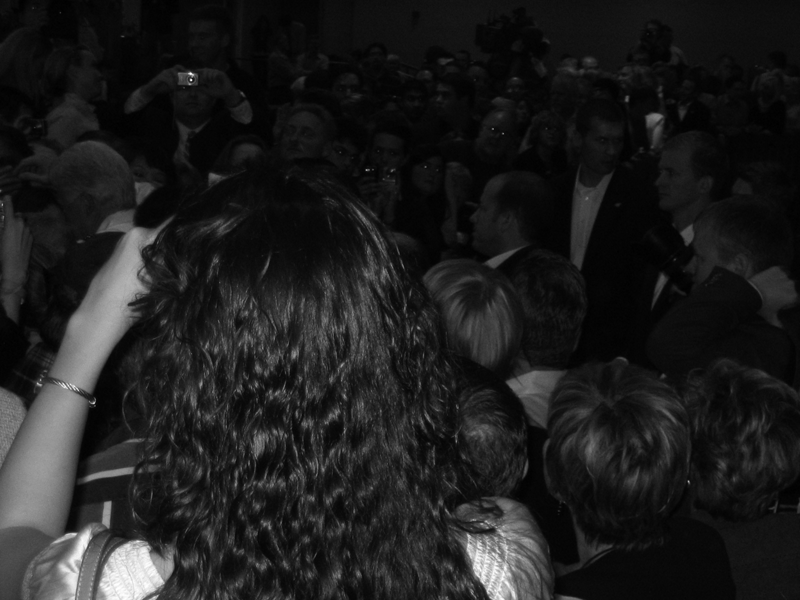
#> input picture modules/aclahe/python/crowd.png, 800 x 600 px
$ python main.py
#> lines starting #> are read from the running program, lines starting #| are printed output that depends on the picture
### modules/aclahe/python/ACLAHE.py

import numpy as np
import cv2
import matplotlib.pyplot as plt
from scipy.optimize import curve_fit, minimize_scalar
from scipy.interpolate import splev, splrep
from functions import Entropia, CLAHE, graficar, NombreGrafica, DerivadaY, DerivadaX, Curvatura

def ParametrosACLAHE(imagen):

# Preprocesamiento de la imágen

# Se lee la imagen en escala de grises
	#img=cv2.imread('crowd.png',0)
	imgfilt = cv2.GaussianBlur(imagen,(3,3),0)


# Creare vector que contenga el block size y clip limit

	filas,columnas=imgfilt.shape
	bl=[2,4,8,16,32]
	cl=np.arange(0,25,0.5)


# Se realizará un ciclo para recorrer la imágen para los diversos Block Sizes y CLip Limit. Los mismos son almacenados en la siguiente matriz

# donde la primera columna indica el tamaño del BS y seguido en la misma fila los valores del CL utilizados. Una fila despues se almacena de

# igual manera los valores de entropía.

	resultados=np.zeros((10,51),np.float32)


# Ciclo para pasar cada uno de los bloques através de las funciones

	n=0 #Para saber donde poner el valor de los block size
	v=1 #Contar las posiciones en el eje y
	for k in bl:
		m=1 #Contar las posiciones en el eje x
		for i in cl:
	        	resultados[n,m] = i
		imgx = CLAHE(imgfilt,k,i)
		x = Entropia(imgx)
		resultados[v,m] = x
		m = m+1
		n = n+2
		v = v+2

# Se procede a graficar Entropia vs CL para los 5 Block Size


	# Block Size 2x2
	x2,y2=graficar(resultados[0],resultados[1],'r')
	#Block Size 4x4
	x4,y4=graficar(resultados[2],resultados[3],'g')
	# Block Size 8x8
	x8,y8=graficar(resultados[4],resultados[5],'c-')
	#Block Size 16x16
	x16,y16=graficar(resultados[6],resultados[7],'m--')
	#Block Size 32x32
	x32,y32=graficar(resultados[8],resultados[9],'k-')
	#Nombre Grafica
	NombreGrafica('Clip Limit','Entropy','Entropy vs Clip Limit')


#  Calculo del Clip Limit

	#maxima curvatura  para BS-2x2
	x22,x222,y220,y221,y222=DerivadaY(y2)
	y223,y224,y225=DerivadaX(x2,x22,x222)
	cl2=Curvatura(y220,y221,y222,y223,y224,y225)
	#maxima curvatura  para BS-4x4
	x22,x222,y220,y221,y222=DerivadaY(y4)
	y223,y224,y225=DerivadaX(x4,x22,x222)
	cl4=Curvatura(y220,y221,y222,y223,y224,y225)
	#maxima curvatura  para BS-8x8
	x22,x222,y220,y221,y222=DerivadaY(y8)
	y223,y224,y225=DerivadaX(x8,x22,x222)
	cl8=Curvatura(y220,y221,y222,y223,y224,y225)
	#maxima curvatura  para BS-16x16
	x22,x222,y220,y221,y222=DerivadaY(y16)
	y223,y224,y225=DerivadaX(x16,x22,x222)
	cl16=Curvatura(y220,y221,y222,y223,y224,y225)
	#maxima curvatura  para BS-32x32
	x22,x222,y220,y221,y222=DerivadaY(y32)
	y223,y224,y225=DerivadaX(x32,x22,x222)
	cl32=Curvatura(y220,y221,y222,y223,y224,y225)


# Una vez obtenido los puntos, buscar el que presenta mayor clip limit ya que es el que tendrá el punto de máxima curvatura

	d=cl2
	Xcl=[cl4,cl8,cl16,cl32]
	for i in Xcl:
		if d<i:
			d=i


# Búsqueda del Block Size

	# UNA VEZ FIJADO EL CLIP LIMIT, BUSCO EL BLOCK SIZE
	resultados2=np.zeros((2,5),np.float16)
	# Ciclo para pasar cada uno de los bloques através de las funciones
	n=0 #Para saber donde poner el valor de los block size
	v=1 #Contar las posiciones en el eje y
	m=0 #Contar las posiciones en el eje x
	for k in bl:
		resultados2[n,m]=k
		imgx=CLAHE(imgfilt,k,d)
		x=Entropia(imgx)
		resultados2[v,m]=x
		m=m+1
	# Se procede a graficar Entropia vs BS para el CL fijado"
	xbs=resultados2[0]
	ybs=resultados2[1]
	max_y = max(ybs)  # Find the maximum y value
	i=0
	for item in ybs:
		if item == max_y:
			w=i
		i+=1
	BS=xbs[w]

	# El Block Size es:
	BS=int(round(BS))
	# El Clip Limit es:
	CL=d

	return BS,CL

### modules/aclahe/python/functions.py
import numpy as np
import cv2
import matplotlib.pyplot as plt
from scipy.optimize import curve_fit, minimize_scalar
from scipy.interpolate import splev, splrep

# ### Se desarrollo una función para el cálculo de la Entropía, la cual proporciona una medida sobre la cantidad de información disponible en una imagen. Shannon (1948) definió la entropía como:
#
# $ H( x ) = -( sum from (i=1) to (N) (p(x_i) cdot log(p(x_i)) ) ) $
#
# El término log(1/p(x_i)) implica que la cantidad de información obtenida de un mensaje con probabilidad p, está inversamente relacionada con dicha probabilidad de ocurrencia del mensaje. La distribución de probabilidad de los valores se puede estimar contando el número de veces que aparece cada valor de gris en la imagen y dividiéndolo por la cantidad total de píxeles. Por lo anterior, se utiliza el histograma para el cálculo de la entropía.


def Entropia(imagen):
	histograma = cv2.calcHist([imagen],[0],None,[256],[0,256])
	histograma = histograma.ravel()/histograma.sum()
	AproxLogs = np.log2(histograma+0.00001)
	entropia = -1 * (histograma*AproxLogs).sum()
	return entropia


# ### ACLAHE es un algoritmo basado en CLAHE

def CLAHE(imagen,parametro,CL):
	clahe = cv2.createCLAHE(clipLimit=CL, tileGridSize=(parametro,parametro))
	imgch = clahe.apply(imagen)
	return imgch


# ### Función para graficar Entropia vs CL

def graficar(Xs,Ys,color):
	x=Xs
	x=x[2:51]
	y=Ys
	y=y[2:51]
	plt.plot(x,y,color)
	return x,y

def NombreGrafica(Xnombre,Ynombre,GraficaNombre):
	plt.xlabel(Xnombre)
	plt.ylabel(Ynombre)
	plt.title(GraficaNombre)
	plt.show()


# ###  Cálculo Primera y segunda derivada para y (Entropia)

def DerivadaY(Y):
	u = np.linspace(1, 49,49)
	def f(x,p0,p1,p2,p3):
		return p0*(np.exp(-p1*x))+ p2*(np.exp(-p3*x))
	p0 = (7, 0.4, 0.9,5) # guess perameters
	popt, pcov = curve_fit(f, u, Y, p0)
	x22 = np.linspace(1, 25, 25)
	y22 = f(x22, *popt)
	tck = splrep(x22, y22)
	x222 = np.linspace(1, 25, 49)
	y220 = splev(x222, tck,der=1)
	y222 = pow(y220,2)
	y221 = splev(x222, tck,der=2)
	return x22,x222,y220,y221,y222


# ### Primera y segunda derivada para x (Clip Limit)

def DerivadaX(X,x22,x222):
	u = np.linspace(1, 49,49)
	def f(x,p0,p1,p2,p3):
		return p0*(np.exp(-p1*x))+ p2*(np.exp(-p3*x))
	p0 = (7, 0.4, 0.9,5) # guess perameters
	popt, pcov = curve_fit(f, u, X, p0)
	y22 = f(x22, *popt)
	tck2 = splrep(x22, y22)
	y223 = splev(x222, tck2,der=1)
	y224 = pow(y223,2)
	y225 = splev(x222, tck2,der=2)
	return y223,y224,y225


# ### Calculos de K (Curvatura)

def Curvatura(y220,y221,y222,y223,y224,y225):
	k1=y223 * y221
	k2=y220 * y225
	k3=k1 - k2
	k4=pow(pow(k3,2),0.5)
	k6=y224+y222
	k7=pow(k6,3)
	k8=pow(k7,0.5)
	k=k4/k8
	cl = np.argmax(k)
	return cl

### modules/aclahe/python/main.py
# #  Algoritmo ACLAHE
#
# ## Reconstrucción del algoritmo ACLAHE desarrollado en el grupo de Mecatrónica de la Universidad Simón Bolívar basado en el paper: Un nuevo método para determinar los parámetros del CLAHE basados en la entropía de la imágen (Byong Seok Min, Dong Kyun Lim, Seung Jong Kim and Joo Heung Lee, 2013-7-5)
#

# Las Siguientes librerías son la sutilizadas y su respectiva documentación
# * NumPy .... https://docs.scipy.org/doc/numpy-dev/dev/
# * Matplotlib ... http://matplotlib.org/1.4.2/
# * SciPy ... http://scipy.github.io/devdocs/hacking.html

import numpy as np
import cv2
import matplotlib.pyplot as plt
from ACLAHE import ParametrosACLAHE


img = cv2.imread('crowd.png',0)
#> img is the input picture: shape (600, 800); min 0, max 255, mean 30
BS , CL = ParametrosACLAHE(img)
#> the loop in ParametrosACLAHE, `for k in bl:` made 5 passes
#> (entropia in Entropia, x) on passes 1 to 5: (7.87, 7.87), (7.94, 7.94), (7.95, 7.95), (7.92, 7.92), (7.86, 7.86)
#> pass 1, in CLAHE, `imgch = clahe.apply(imagen)`:
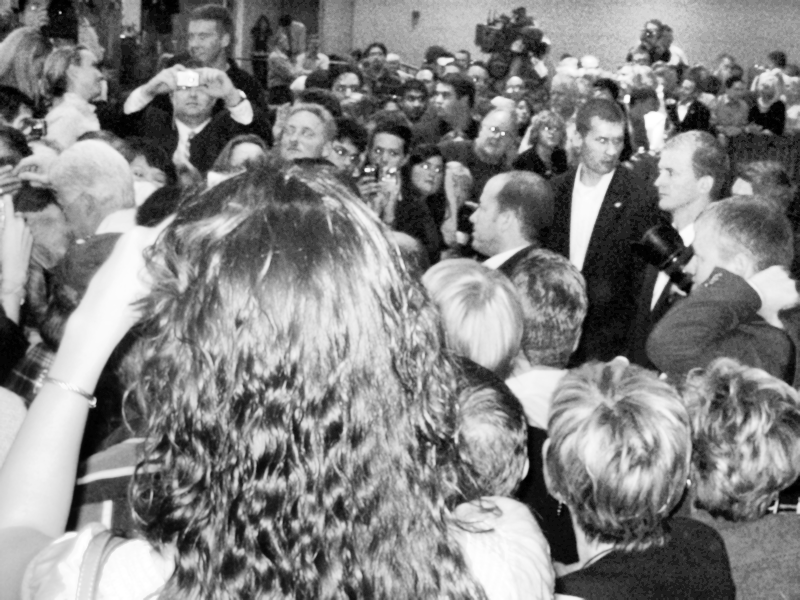
#> imgch: shape (600, 800); min 0, max 255, mean 130.8
#> pass 2, in CLAHE (call 2), `imgch = clahe.apply(imagen)`:
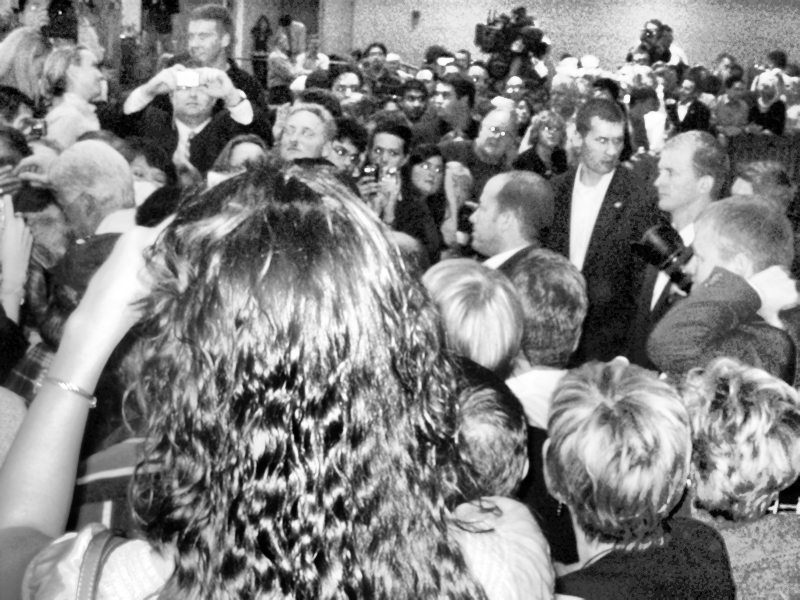
#> imgch: shape (600, 800); min 0, max 255, mean 129.9
#> pass 3, in CLAHE (call 3), `imgch = clahe.apply(imagen)`:
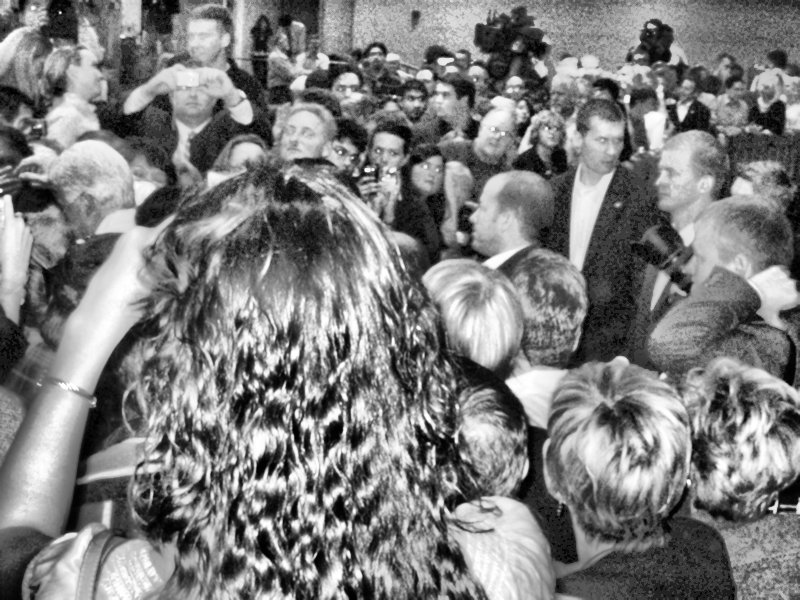
#> imgch: shape (600, 800); min 0, max 255, mean 125.2
#> after the loop in ParametrosACLAHE, `for k in bl:`:
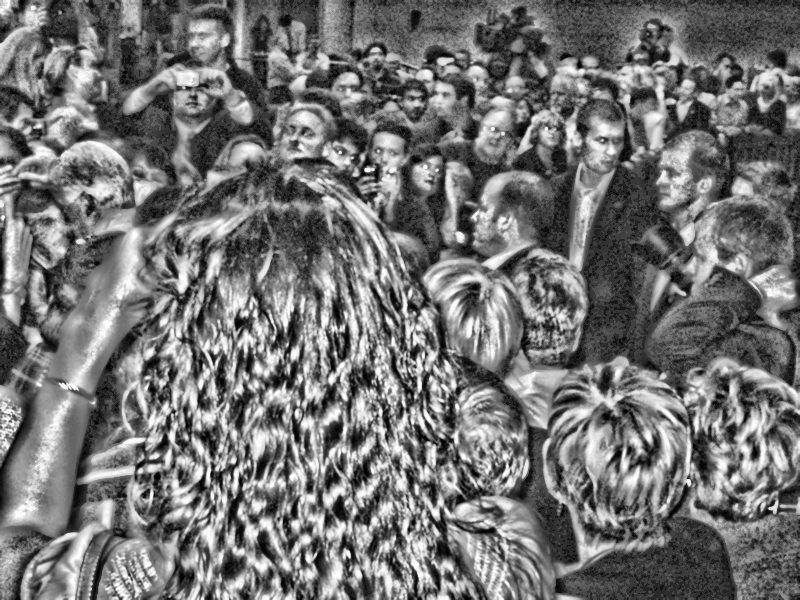
#> imgx: shape (600, 800); min 0, max 255, mean 115.2
#> after the loop in ParametrosACLAHE, `for k in bl:`: n = 10; v = 11
#> in graficar, `x=Xs`: x = 51 values, max 24.5 at index 1, min 0 at index 0, mean 0.48
#> in graficar, `x=x[2:51]`: x = 49 values from 0 to 0
#> in graficar, `y=Ys`: y = 51 values, max 7.87 at index 1, min 0 at index 0, mean 0.154
#> in graficar, `y=y[2:51]`: y = 49 values from 0 to 0
#> in NombreGrafica, `plt.show()`:
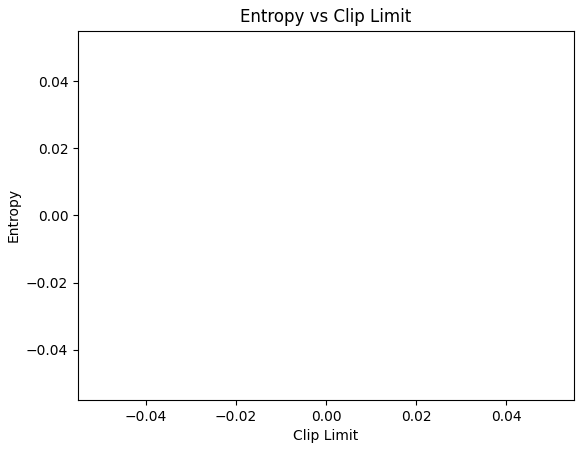
#> figure drawn by matplotlib, 1 panel
#> in DerivadaY, `popt, pcov = curve_fit(f, u, Y, p0)`: popt = [-8.22e-24, 0.4, 4.13e-20, 5]; pcov = [[1.12e-43, -4.23e-29, 5.73e-40, -2.06e-29], [-4.23e-29, 1.75e-14, -1.96e-25, 7.05e-15], [5.73e-40, -1.96e-25, 3.98e-36, -1.43e-25], [-2.06e-29, 7.05e-15, -1.43e-25, 5.11e-15]]
#> in DerivadaY, `y22 = f(x22, *popt)`: y22 = 25 values, max 2.72e-22 at index 0, min -2.46e-24 at index 2, mean 1.05e-23
#> in DerivadaY, `y220 = splev(x222, tck,der=1)`: y220 = 49 values, max 2.13e-23 at index 4, min -5.26e-22 at index 0, mean -1.7e-23
#> in DerivadaY, `y222 = pow(y220,2)`: y222 = 49 values, max 2.76e-43 at index 0, min 2.31e-56 at index 48, mean 7.16e-45
#> in DerivadaY, `y221 = splev(x222, tck,der=2)`: y221 = 49 values, max 6.18e-22 at index 0, min -7.09e-23 at index 4, mean 2.78e-23
#> in ParametrosACLAHE, `x22,x222,y220,y221,y222=DerivadaY(y2)`: x22 = 25 values from 1 to 25; x222 = 49 values from 1 to 25
#> in DerivadaX, `popt, pcov = curve_fit(f, u, X, p0)`: popt = [-8.22e-24, 0.4, 4.13e-20, 5]
#> in DerivadaX, `y223 = splev(x222, tck2,der=1)`: y223 has the same summary as y220 in DerivadaY
#> in DerivadaX, `y224 = pow(y223,2)`: y224 has the same summary as y222 in DerivadaY
#> in DerivadaX, `y225 = splev(x222, tck2,der=2)`: y225 has the same summary as y221 in DerivadaY
#> in ParametrosACLAHE, `y223,y224,y225=DerivadaX(x2,x22,x222)`: y223 has the same summary as y220 in DerivadaY; y224 has the same summary as y222 in DerivadaY; y225 has the same summary as y221 in DerivadaY
#> in Curvatura, `k1=y223 * y221`: k1 = 49 values, max 1.39e-45 at index 3, min -3.25e-43 at index 0, mean -9.44e-45
#> in Curvatura, `k2=y220 * y225`: k2 has the same summary as k1
#> in Curvatura, `k3=k1 - k2`: k3 = 49 values from 0 to 0
#> in Curvatura, `k6=y224+y222`: k6 = 49 values, max 5.53e-43 at index 0, min 4.61e-56 at index 48, mean 1.43e-44
#> in Curvatura, `k7=pow(k6,3)`: k7 = 49 values, max 1.69e-127 at index 0, min 9.83e-167 at index 48, mean 3.49e-129
#> in Curvatura, `k8=pow(k7,0.5)`: k8 = 49 values, max 4.11e-64 at index 0, min 9.91e-84 at index 48, mean 9.43e-66
#> in Curvatura, `k=k4/k8`: k = 49 values from 0 to 0
#> in Curvatura, `cl = np.argmax(k)`: cl = 0
#> in ParametrosACLAHE, `Xcl=[cl4,cl8,cl16,cl32]`: Xcl = [0, 0, 0, 0]
#> the loop in ParametrosACLAHE, `for i in Xcl:` made 4 passes
#> after the loop in ParametrosACLAHE, `for i in Xcl:`: d = 0
#> the loop in ParametrosACLAHE, `for k in bl:` made 5 passes
#> (entropia in Entropia, x) on passes 1 to 5: (7.87, 7.87), (7.95, 7.95), (7.96, 7.96), (7.95, 7.95), (7.91, 7.91)
#> pass 3, in CLAHE (call 8), `imgch = clahe.apply(imagen)`:
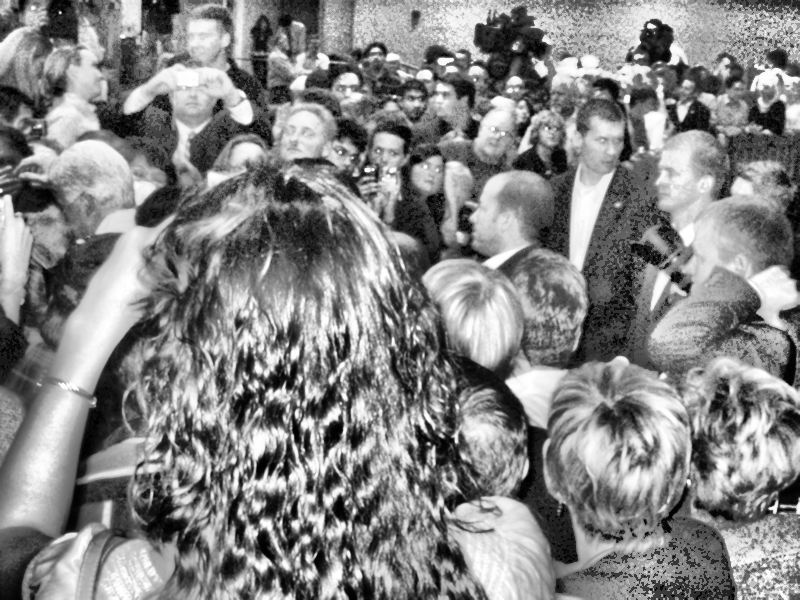
#> imgch: shape (600, 800); min 0, max 255, mean 133.2
#> after the loop in ParametrosACLAHE, `for k in bl:`:
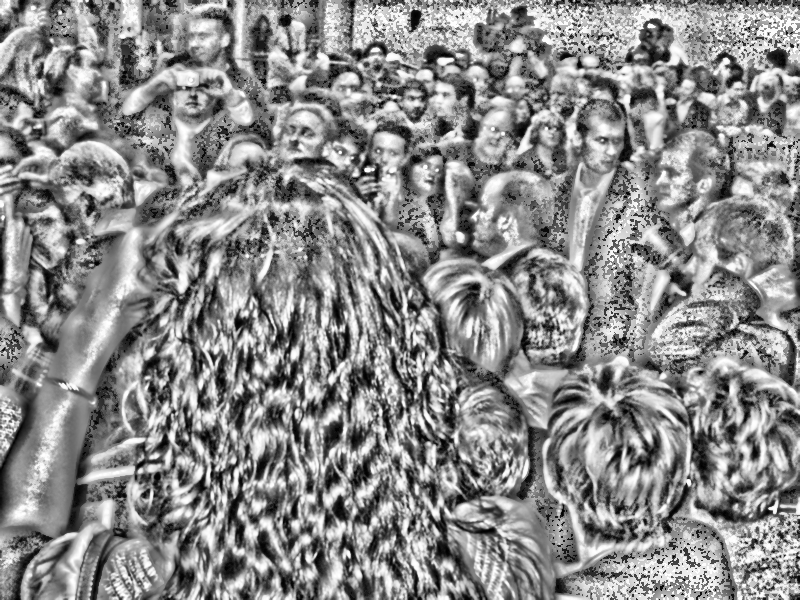
#> imgx: shape (600, 800); min 0, max 255, mean 138.8
#> after the loop in ParametrosACLAHE, `for k in bl:`: m = 5; resultados2 = [[2, 4, 8, 16, 32], [7.87, 7.95, 7.96, 7.95, 7.91]]
#> in ParametrosACLAHE, `xbs=resultados2[0]`: xbs = [2, 4, 8, 16, 32]
#> in ParametrosACLAHE, `ybs=resultados2[1]`: ybs = [7.87, 7.95, 7.96, 7.95, 7.91]
#> in ParametrosACLAHE, `max_y = max(ybs)`: max_y = 7.96
#> the loop in ParametrosACLAHE, `for item in ybs:` made 5 passes
#> (item, w) on pass 3: (7.96, 2)
#> item on passes 1, 2, 4, 5: 7.87, 7.95, 7.95, 7.91
#> after the loop in ParametrosACLAHE, `for item in ybs:`: i = 5
#> in ParametrosACLAHE, `BS=xbs[w]`: BS = 8
#> in ParametrosACLAHE, `CL=d`: CL = 0
#> BS = 8; CL = 0
clahe = cv2.createCLAHE(clipLimit=CL, tileGridSize=(BS,BS))
cl1 = clahe.apply(img)

cv2.imwrite('clahe_2.jpg',cl1)
